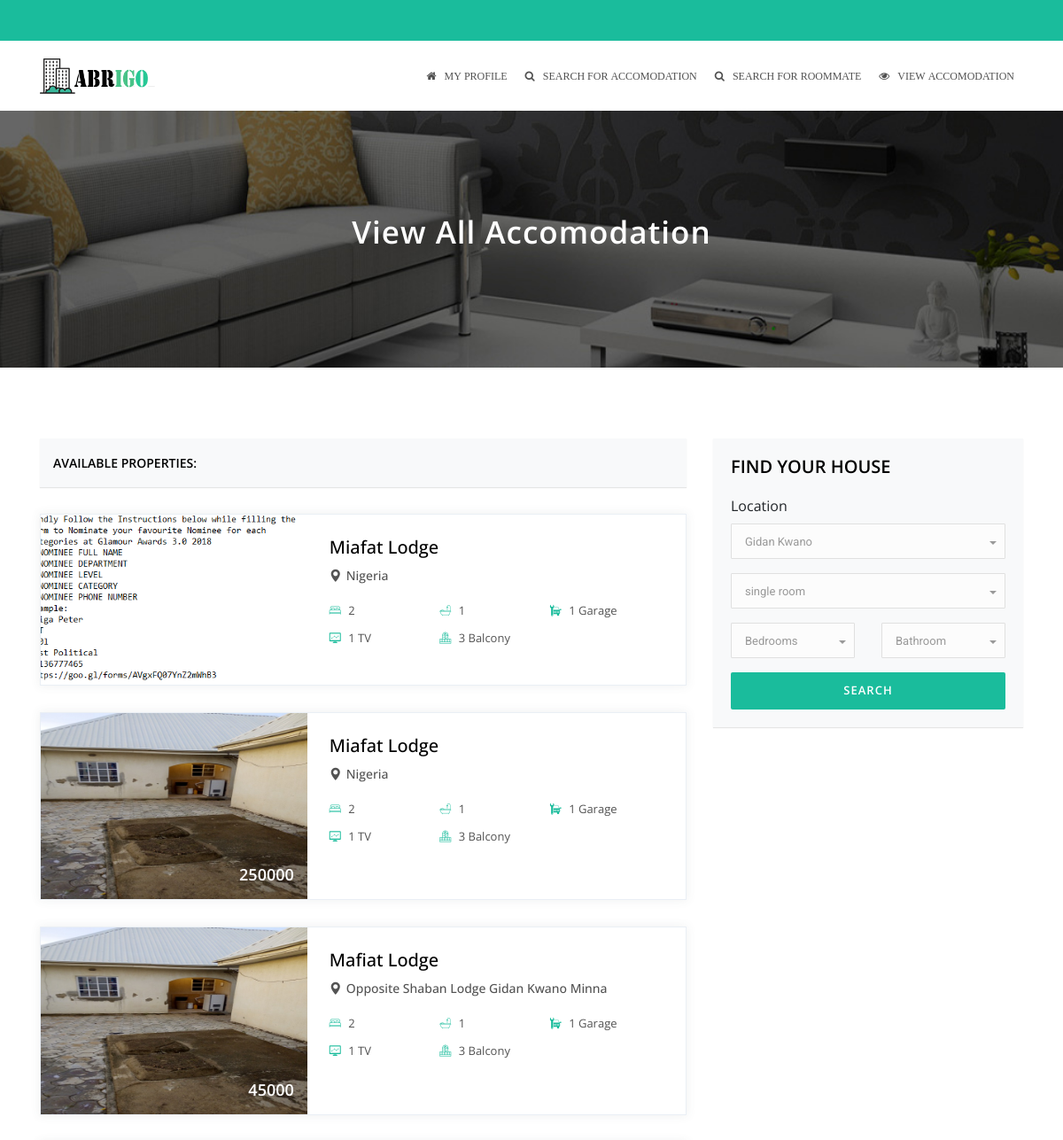
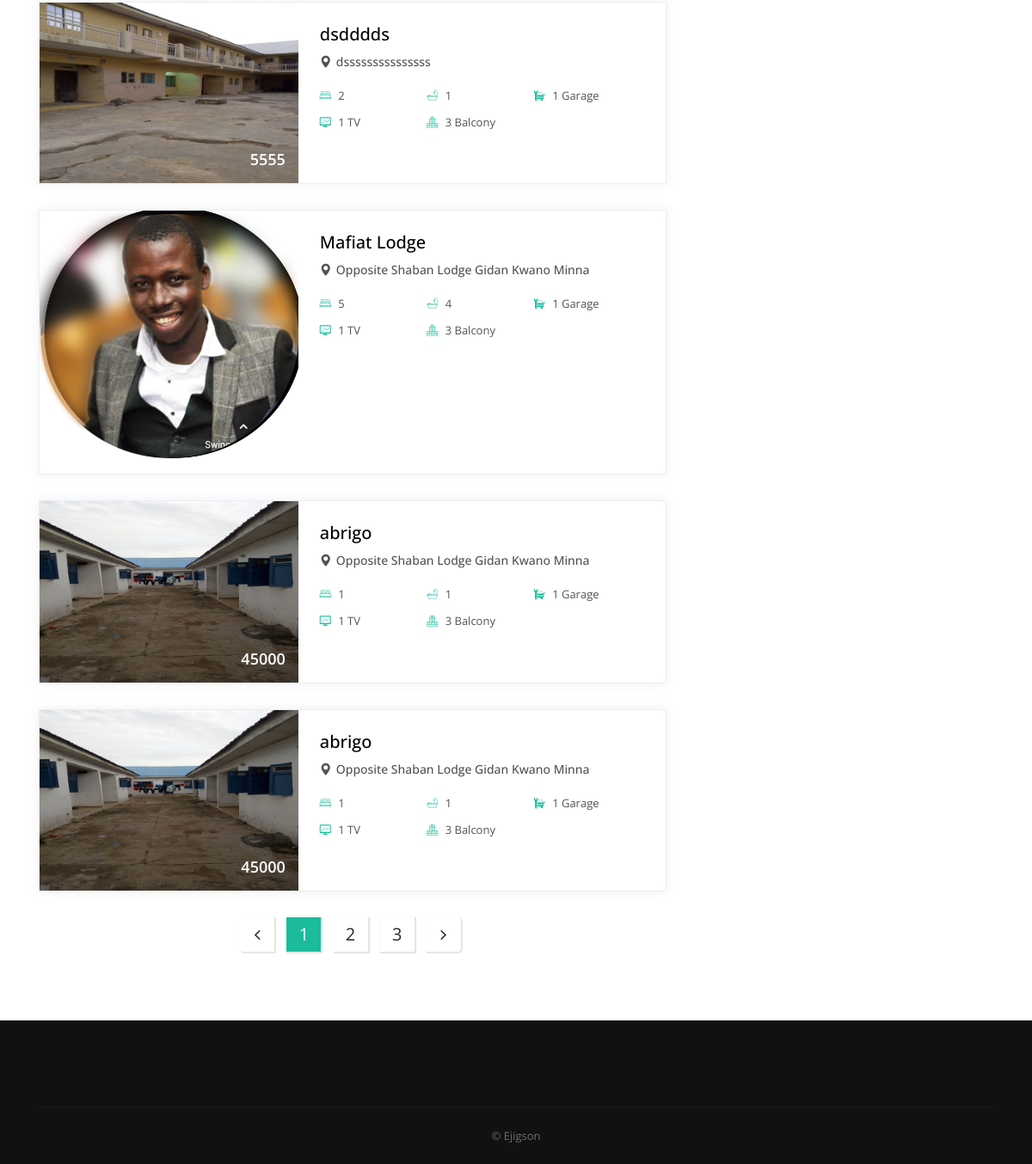
/properties-list.php (signed in), run on the app's committed database (2 pictures, top to bottom).
### tables this page shows
CREATE TABLE IF NOT EXISTS `props` (
  `id` int(10) NOT NULL AUTO_INCREMENT,
  `title` varchar(2000) NOT NULL,
  `type` varchar(2000) NOT NULL,
  `price` varchar(2000) NOT NULL,
  `room` varchar(2000) NOT NULL,
  `bathroom` varchar(2000) NOT NULL,
  `address` varchar(2000) NOT NULL,
  `campus` varchar(2000) NOT NULL,
  `fullname` varchar(2000) NOT NULL,
  `email` varchar(2000) NOT NULL,
  `phoneno` varchar(2000) NOT NULL,
  `photo1` text NOT NULL,
  `photo2` text NOT NULL,
  `photo3` text NOT NULL,
  `photo4` text NOT NULL,
  PRIMARY KEY (`id`)
);

### properties-list.php (the view, shortened to what this page needs)
<!DOCTYPE  html>
<html lang="zxx">
<head>
    <link rel="stylesheet" type="text/css" href="css/bootstrap.min.css">
    <link rel="stylesheet" type="text/css" href="css/animate.min.css">
    <link rel="stylesheet" type="text/css" href="css/bootstrap-submenu.css">
    <link rel="stylesheet" type="text/css" href="css/bootstrap-select.min.css">
    <link rel="stylesheet" href="css/leaflet.css" type="text/css">
    <link rel="stylesheet" href="css/map.css" type="text/css">
    <link rel="stylesheet" type="text/css" href="fonts/font-awesome/css/font-awesome.min.css">
    <link rel="stylesheet" type="text/css" href="fonts/flaticon/font/flaticon.css">
    <link rel="stylesheet" type="text/css" href="fonts/linearicons/style.css">
    <link rel="stylesheet" type="text/css"  href="css/jquery.mCustomScrollbar.css">
    <link rel="stylesheet" type="text/css"  href="css/dropzone.css">
    <link rel="stylesheet" type="text/css"  href="css/slick.css">
    <link rel="stylesheet" type="text/css" href="css/style.css">
    <link rel="stylesheet" type="text/css" id="style_sheet" href="css/skins/default.css">
    <link rel="stylesheet" type="text/css" href="css/ie10-viewport-bug-workaround.css">
</head>
<body>
<header class="top-header top-header-bg d-none d-xl-block d-lg-block d-md-block" id="top-header-2">
    <div class="container">
        <div class="row">
            <div class="col-lg-6 col-md-8 col-sm-7">
                <div class="list-inline">
                </div>
            </div>
            <div class="col-lg-6 col-md-4 col-sm-5">
                <ul class="top-social-media pull-right">
                    <li>
                    </li>
                </ul>
            </div>
        </div>
    </div>
</header>
<header class="main-header">
  <div class="container">
      <nav class="navbar navbar-expand-lg navbar-light">
          <a class="navbar-brand logo" href="my-profile.php">
              <img src="img/logos/logo.png" alt="logo">
          </a>
          <div class="collapse navbar-collapse" id="navbarSupportedContent">
              <ul class="navbar-nav ml-auto">
                  <li class="nav-item ">
                      <a class="nav-link " href="my-profile.php"   aria-haspopup="true" aria-expanded="false">
                         <i class="fa fa-home"> &nbsp;  My Profile</i>
                      </a>
                  </li>
                  <li class="nav-item ">
                      <a class="nav-link " href="properties-details.php"   aria-haspopup="true" aria-expanded="false">
                         <i class="fa fa-search"> &nbsp;  Search for Accomodation </i>
                      </a>
                  </li>
                  <li class="nav-item ">
                      <a class="nav-link " href="room.php"   aria-haspopup="true" aria-expanded="false">
                         <i class="fa fa-search"> &nbsp; Search for Roommate</i>
                      </a>
                  </li>
                  <li class="nav-item ">
                      <a class="nav-link " href="properties-list.php"   aria-haspopup="true" aria-expanded="false">
                         <i class="fa fa-eye"> &nbsp; View Accomodation</i>
                      </a>
                  </li>
              </ul>
          </div>
      </nav>
  </div>
</header>
<div class="sub-banner">
    <div class="container">
        <div class="page-name">
            <h1>View All Accomodation</h1>
        </div>
    </div>
</div>
<div class="properties-section content-area">
    <div class="container">
        <div class="row">
            <div class="col-lg-8 col-md-12">
                <div class="option-bar d-none d-xl-block d-lg-block d-md-block d-sm-block">
                    <div class="row">
                        <div class="col-lg-6 col-md-5 col-sm-5 col-xs-2">
                            <div class="sorting-options">
                                <span>Available Properties:</span>
                            </div>
                        </div>
                    </div>
                </div>
                <?php
                 include 'connection.php';
                 if (isset($_SESSION['login'])){
                   $sql = "SELECT * FROM props ";
                   $query = mysqli_query($con,$sql);
                    while ($rw = mysqli_fetch_assoc($query)){
                      echo '  <div class="property-box-2 wow fadeInUp delay-03s" >
                        <div class="row">
                          <div class="col-lg-5 col-md-5 col-pad">
                              <a href="properties-details.php" class="property-img">
                                  <img src="'.$rw['photo1'].'" width = "750px" height = "600px" alt="properties" class="img-fluid">
                                  <div class="price-ratings-box">
                                      <p class="price">
                                          '.$rw['price'].'
                                      </p>
                                  </div>
                              </a>
                          </div>
                          <div class="col-lg-7 col-md-7">
                              <div class="detail ">
                                  <h3 class="title">
                                      '.$rw['title'].'
                                  </h3>
                                  <h5 class="location">
                                      <a href="properties-details.php">
                                          <i class="flaticon-location"></i>'.$rw['address'].'
                                      </a>
                                  </h5>
                                  <ul class="facilities-list clearfix">
                                      <li>
                                          <i class="flaticon-furniture"></i>
                                          <span>'.$rw['room'].'</span>
                                      </li>
                                      <li>
                                          <i class="flaticon-holidays"></i>
                                          <span>'.$rw['bathroom'].'</span>
                                      </li>
                                      <li>
                                          <i class="flaticon-vehicle"></i>
                                          <span>1 Garage</span>
                                      </li>
                                      <li>
                                          <i class="flaticon-monitor"></i>
                                          <span>1 TV</span>
                                      </li>
                                      <li>
                                          <i class="flaticon-window"></i>
                                          <span>3 Balcony</span>
                                      </li>
                                  </ul>
                              </div>
                          </div>
                      </div>
                      </div>';
                    }
                 }
                  ?>
                <div class="pagination-box hidden-mb-45 text-center">
                    <nav aria-label="Page navigation example">
                        <ul class="pagination">
                            <li class="page-item">
                                <a class="page-link" href="#"><i class="fa fa-angle-left"></i></a>
                            </li>
                            <li class="page-item"><a class="page-link active" href="#">1</a></li>
                            <li class="page-item"><a class="page-link" href="#">2</a></li>
                            <li class="page-item"><a class="page-link" href="#">3</a></li>
                            <li class="page-item">
                                <a class="page-link" href="#"><i class="fa fa-angle-right"></i></a>
                            </li>
                        </ul>
                    </nav>
                </div>
            </div>
            <div class="col-lg-4 col-md-12">
                <div class="sidebar-right">
                    <div class="sidebar widget">
                        <h3 class="sidebar-title">Find your House</h3>
                        <form method="POST" action = "properties-details.php" enctype="multipart/form-data">
                            <div class="form-group">
                              <label> Location</label>
                                <select class="selectpicker search-fields" name="location">
                                    <option value = "Gidan Kwano">Gidan Kwano </option>
                                </select>
                            </div>
                            <div class="form-group">
                                <select class="selectpicker search-fields" name="roomtype">
                                  <option value  = "single room">single room</option>
                                </select>
                            </div>
                            <div class="row">
                                <div class="col-lg-6">
                                    <div class="form-group">
                                        <select class="selectpicker search-fields" name="bedrooms">
                                            <option>Bedrooms</option>
                                        </select>
                                    </div>
                                </div>
                                <div class="col-lg-6">
                                    <div class="form-group">
                                        <select class="selectpicker search-fields" name="bathroom">
                                            <option>Bathroom</option>
                                        </select>
                                    </div>
                                </div>
                            </div>
                            <div class="form-group mb-0">
                                <button class="search-button" name = "search">Search</button>
                            </div>
                        </form>
                    </div>
                </div>
            </div>
        </div>
    </div>
</div>
<footer class="footer">
    <div class="container footer-inner">
        <div class="row">
            <div class="col-xl-12">
                <p class="copy">© Ejigson</p>
            </div>
        </div>
    </div>
</footer>
</body>

### css/map.css (style rules this page uses)
.form-group label, .checkbox label { font-weight: 400 !important; }

### css/skins/default.css (style rules this page uses)
.top-header { background-color: #1abc9c; }
.search-button { background: #1abc9c; }
.pagination > li > .active { background: #1abc9c; }
.property-box-2 .facilities-list li i { color: #1abc9c; }

### data on the page
props: photo1 (picture), title "Miafat Lodge", address "Nigeria", room "2", bathroom "1"
props: photo1 (picture), price "250000", title "Miafat Lodge", address "Nigeria", room "2", bathroom "1"
props: photo1 (picture), price "45000", title "Mafiat Lodge", address "Opposite Shaban Lodge Gidan Kwano Minna", room "2", bathroom "1"
props: photo1 (picture), price "5555", title "dsdddds", address "dsssssssssssssss", room "2", bathroom "1"
props: photo1 (picture), title "Mafiat Lodge", address "Opposite Shaban Lodge Gidan Kwano Minna", room "5", bathroom "4"
props: photo1 (picture), price "45000", title "abrigo", address "Opposite Shaban Lodge Gidan Kwano Minna", room "1", bathroom "1"
props: photo1 (picture), price "45000", title "abrigo", address "Opposite Shaban Lodge Gidan Kwano Minna", room "1", bathroom "1"
